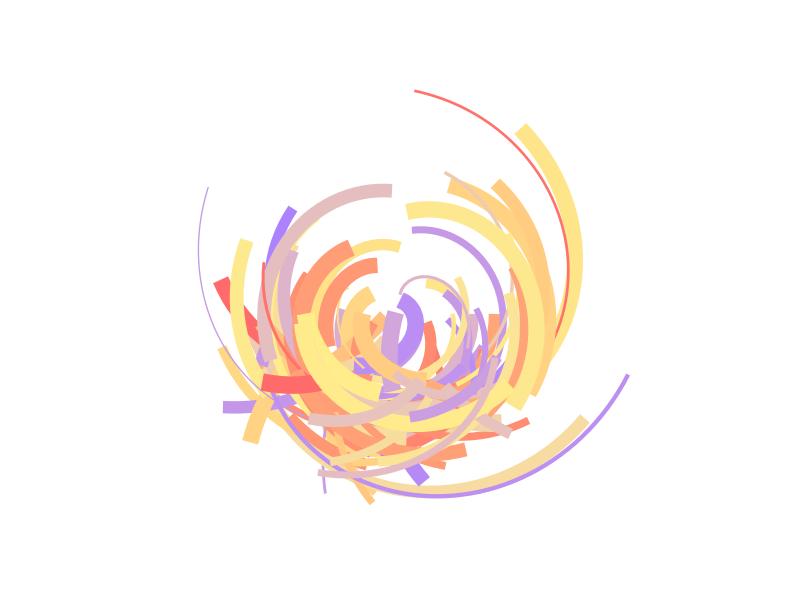

This figure's R source:
library(ggplot2)
library(tibble)

polar_art <- function(seed, n, palette) {
  
  # set the state of the random number generator
  set.seed(seed)
  
  # data frame containing random values for 
  # aesthetics we might want to use in the art
  dat <- tibble(
    x0 = runif(n),
    y0 = runif(n),
    x1 = x0 + runif(n, min = -1, max = 1),
    y1 = y0 + runif(n, min = -1, max = 1),
    shade = runif(n), 
    size = runif(n)
  )
  
  # plot segments in various colours, using 
  # polar coordinates and a gradient palette
  dat |> 
    ggplot(aes(
      x = x0,
      y = y0,
      xend = x1,
      yend = y1,
      colour = shade,
      size = size
    )) +
    geom_segment(show.legend = FALSE) +
    coord_polar() +
    scale_y_continuous(expand = c(0, 0)) +
    scale_x_continuous(expand = c(0, 0)) + 
    scale_colour_gradientn(colours = palette) + 
    scale_size(range = c(0, 6)) + 
    theme_void()
}

polar_art(
  seed = 4, 
  n = 100, 
  palette = c("indianred1", "lightgoldenrod1", "mediumpurple1")
)

